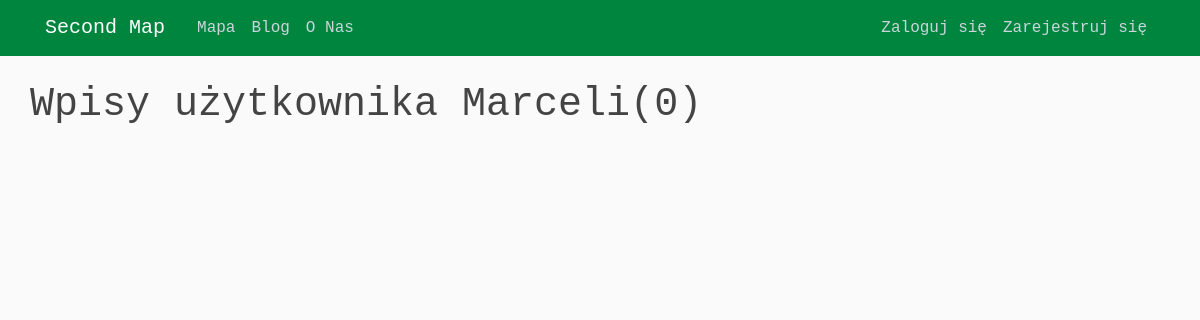
/user/Marceli, run on an earlier commit of the app's database.
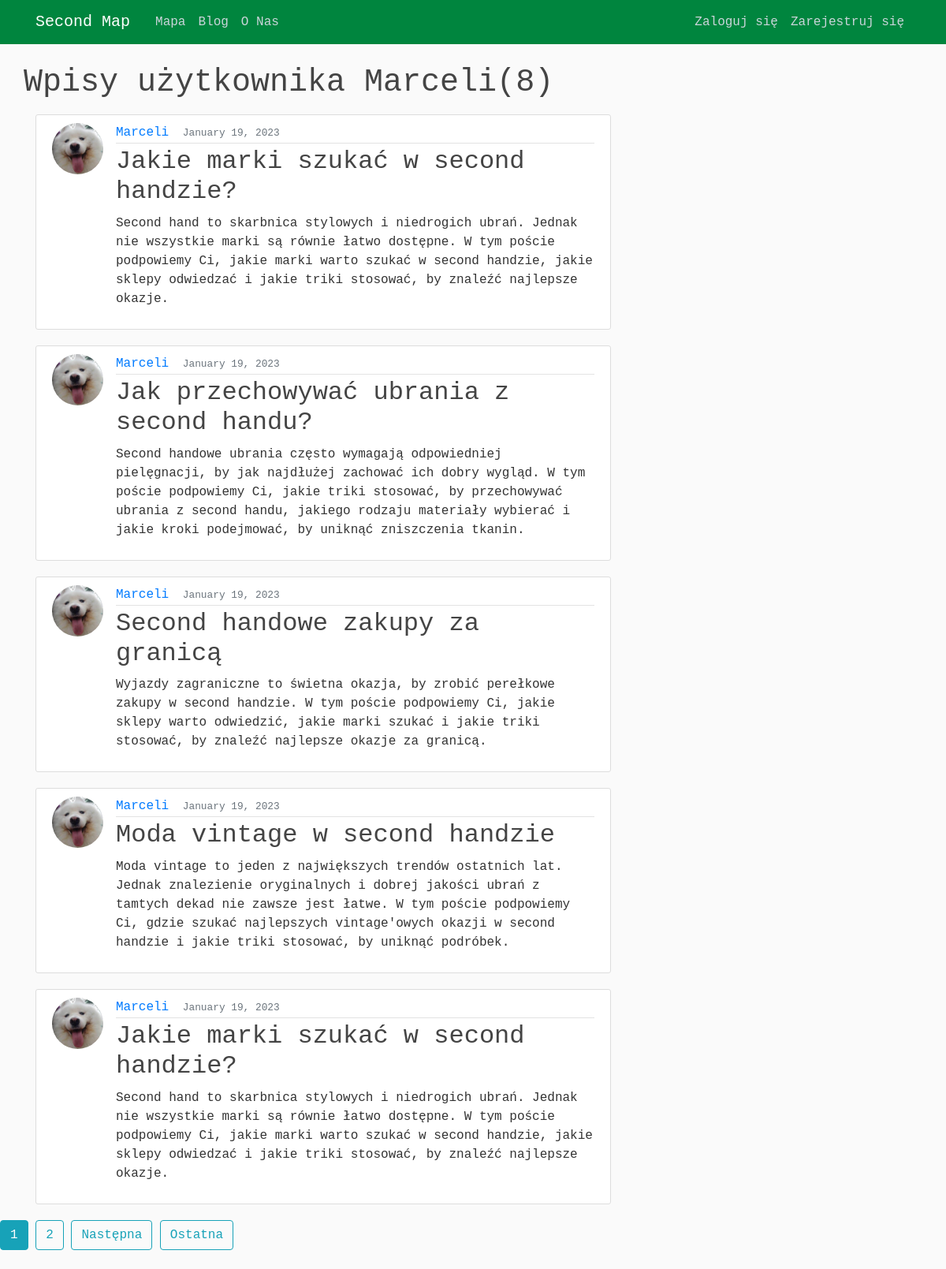
And on a later commit of the database.
### map/models.py (models this page shows, shortened)
class Post(models.Model):
    title = models.CharField(max_length=100)
    content = models.TextField()
    date_posted = models.DateTimeField(default=timezone.now)
    author = models.ForeignKey(User, on_delete=models.CASCADE)

### users/models.py (models this page shows, shortened)
class Profile(models.Model):
    user = models.OneToOneField(User, on_delete=models.CASCADE)
    image = models.ImageField(default='default.jpg', upload_to='profile_pics')

### map/views.py (the view)
# urls.py: path('user/<str:username>', UserPostListView.as_view(), name='user-posts'),
class UserPostListView(ListView):
    model = Post
    template_name = 'map/user_posts.html'  # <app>/<model>_<viewtype>.html
    context_object_name = 'posts'
    paginate_by = 5
    def get_queryset(self):
        user = get_object_or_404(User, username=self.kwargs.get('username'))
        return Post.objects.filter(author=user).order_by('-date_posted')

### map/templates/map/user_posts.html (shortened to what this page needs)
{% extends "map/base.html" %}
{% block content %}
<h1 class="mb-3">Wpisy użytkownika {{ view.kwargs.username }}({{ page_obj.paginator.count }})</h1>
<div class="col-md-8">
    {% for post in posts %}
    <article class="media content-section">
        <img class="rounded-circle article-img" src="{{ post.author.profile.image.url }}">
        <div class="media-body">
            <div class="article-metadata">
                <a class="mr-2" href="{% url 'user-posts' post.author.username %}">{{ post.author }}</a>
                <small class="text-muted">{{ post.date_posted | date:"F d, Y" }}</small>
            </div>
            <h2><a class="article-title" href="{% url 'post-detail' post.id %}">{{ post.title }}</a></h2>
            <p class="article-content">{{ post.content }}</p>
        </div>
    </article>
    {% endfor %}
</div>
</div>
</main>
</body>
{% if is_paginated %}
{% for num in page_obj.paginator.page_range %}
{% if page_obj.number == num  %}
<a class="btn btn-info mb-4" href="?page={{ num }}">{{ num }}</a>
{% elif num > page_obj.number|add:'-3' and num < page_obj.number|add:'3' %}
<a class="btn btn-outline-info mb-4" href="?page={{ num }}">{{ num }}</a>
{% endif %}
{% endfor %}
{% if page_obj.has_next %}
<a class="btn btn-outline-info mb-4" href="?page={{ page_obj.next_page_number }}">Następna</a>
<a class="btn btn-outline-info mb-4" href="?page={{ page_obj.paginator.num_pages }}">Ostatna</a>
{% endif %}
{% endif %}
{% endblock content %}

What changed in the data, as far as the page shows it:
added Post: author.profile.image (picture), author "Marceli", date_posted "January 19, 2023", title "Jakie marki szukać w second handzie?", content "Second hand to skarbnica stylowych i niedrogich ubrań. Jednak nie wszystkie marki są równie łatwo dostępne. W tym poście podpowiemy Ci, jakie marki warto szukać w second handzie, jakie sklepy odwiedzać i jakie triki stosować, by znaleźć najlepsze okazje."
added Post: author.profile.image (picture), author "Marceli", date_posted "January 19, 2023", title "Jak przechowywać ubrania z second handu?", content "Second handowe ubrania często wymagają odpowiedniej pielęgnacji, by jak najdłużej zachować ich dobry wygląd. W tym poście podpowiemy Ci, jakie triki stosować, by przechowywać ubrania z second handu, jakiego rodzaju materiały wybierać i jakie kroki podejmować, by uniknąć zniszczenia tkanin."
added Post: author.profile.image (picture), author "Marceli", date_posted "January 19, 2023", title "Second handowe zakupy za granicą", content "Wyjazdy zagraniczne to świetna okazja, by zrobić perełkowe zakupy w second handzie. W tym poście podpowiemy Ci, jakie sklepy warto odwiedzić, jakie marki szukać i jakie triki stosować, by znaleźć najlepsze okazje za granicą."
added Post: author.profile.image (picture), author "Marceli", date_posted "January 19, 2023", title "Moda vintage w second handzie", content "Moda vintage to jeden z największych trendów ostatnich lat. Jednak znalezienie oryginalnych i dobrej jakości ubrań z tamtych dekad nie zawsze jest łatwe. W tym poście podpowiemy Ci, gdzie szukać najlepszych vintage'owych okazji w second handzie i jakie triki stosować, by uniknąć podróbek."
added Post: author.profile.image (picture), author "Marceli", date_posted "January 19, 2023", title "Jakie marki szukać w second handzie?", content "Second hand to skarbnica stylowych i niedrogich ubrań. Jednak nie wszystkie marki są równie łatwo dostępne. W tym poście podpowiemy Ci, jakie marki warto szukać w second handzie, jakie sklepy odwiedzać i jakie triki stosować, by znaleźć najlepsze okazje."
Also different on the page:
{{ page_obj.paginator.count }}: "0" → "8"
new list line: "1"
new list line: "2"
text now shown: "Następna Ostatna"
